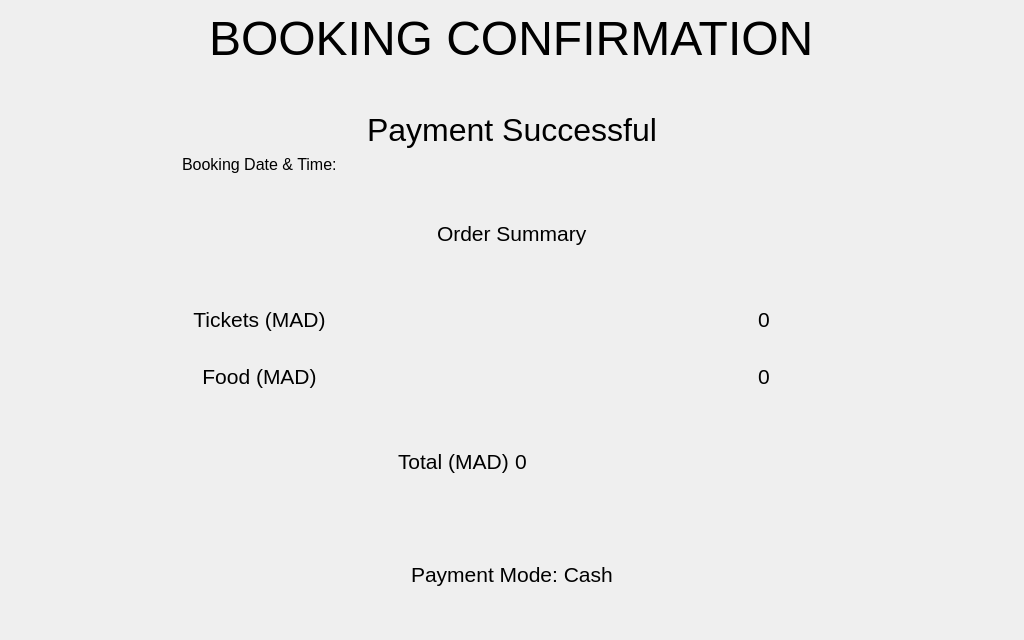
<?xml version="1.0" encoding="UTF-8"?>
<ui version="4.0">
 <class>Finish</class>
 <widget class="QDialog" name="Finish">
  <property name="geometry">
   <rect>
    <x>0</x>
    <y>0</y>
    <width>1024</width>
    <height>640</height>
   </rect>
  </property>
  <property name="windowTitle">
   <string>Order Summary</string>
  </property>
  <property name="layoutDirection">
   <enum>Qt::LeftToRight</enum>
  </property>
  <layout class="QVBoxLayout" name="verticalLayout">
   <item>
    <layout class="QVBoxLayout" name="verticalLayout_2">
     <item alignment="Qt::AlignHCenter">
      <widget class="QLabel" name="label">
       <property name="text">
        <string>&lt;html&gt;&lt;head/&gt;&lt;body&gt;&lt;p&gt;&lt;span style=&quot; font-size:36pt;&quot;&gt;BOOKING CONFIRMATION&lt;/span&gt;&lt;/p&gt;&lt;p&gt;&lt;br/&gt;&lt;/p&gt;&lt;/body&gt;&lt;/html&gt;</string>
       </property>
      </widget>
     </item>
     <item alignment="Qt::AlignHCenter">
      <widget class="QLabel" name="label_2">
       <property name="text">
        <string>&lt;html&gt;&lt;head/&gt;&lt;body&gt;&lt;p&gt;&lt;span style=&quot; font-size:24pt;&quot;&gt;Payment Successful&lt;/span&gt;&lt;/p&gt;&lt;/body&gt;&lt;/html&gt;</string>
       </property>
      </widget>
     </item>
     <item>
      <layout class="QHBoxLayout" name="horizontalLayout">
       <item alignment="Qt::AlignHCenter">
        <widget class="QLabel" name="label_3">
         <property name="font">
          <font>
           <pointsize>12</pointsize>
          </font>
         </property>
         <property name="text">
          <string>&lt;html&gt;&lt;head/&gt;&lt;body&gt;&lt;p&gt;&lt;span style=&quot; font-size:12pt;&quot;&gt;Booking Date &amp;amp; Time:&lt;/span&gt;&lt;/p&gt;&lt;/body&gt;&lt;/html&gt;</string>
         </property>
        </widget>
       </item>
       <item alignment="Qt::AlignHCenter">
        <widget class="QLabel" name="label_time">
         <property name="font">
          <font>
           <pointsize>12</pointsize>
          </font>
         </property>
         <property name="text">
          <string/>
         </property>
        </widget>
       </item>
      </layout>
     </item>
    </layout>
   </item>
   <item alignment="Qt::AlignHCenter">
    <widget class="QLabel" name="label_5">
     <property name="text">
      <string>&lt;html&gt;&lt;head/&gt;&lt;body&gt;&lt;p&gt;&lt;span style=&quot; font-size:16pt;&quot;&gt;Order Summary&lt;/span&gt;&lt;/p&gt;&lt;/body&gt;&lt;/html&gt;</string>
     </property>
    </widget>
   </item>
   <item>
    <layout class="QGridLayout" name="gridLayout">
     <item row="1" column="0" alignment="Qt::AlignHCenter">
      <widget class="QLabel" name="label_8">
       <property name="font">
        <font>
         <pointsize>16</pointsize>
        </font>
       </property>
       <property name="text">
        <string>Food (MAD)</string>
       </property>
       <property name="alignment">
        <set>Qt::AlignCenter</set>
       </property>
      </widget>
     </item>
     <item row="0" column="0" alignment="Qt::AlignHCenter">
      <widget class="QLabel" name="label_7">
       <property name="font">
        <font>
         <pointsize>16</pointsize>
        </font>
       </property>
       <property name="text">
        <string>Tickets (MAD)</string>
       </property>
       <property name="alignment">
        <set>Qt::AlignCenter</set>
       </property>
      </widget>
     </item>
     <item row="0" column="1" alignment="Qt::AlignHCenter">
      <widget class="QLabel" name="label_ticketCost">
       <property name="font">
        <font>
         <pointsize>16</pointsize>
        </font>
       </property>
       <property name="text">
        <string>0</string>
       </property>
      </widget>
     </item>
     <item row="1" column="1" alignment="Qt::AlignHCenter">
      <widget class="QLabel" name="label_foodCost">
       <property name="font">
        <font>
         <pointsize>16</pointsize>
        </font>
       </property>
       <property name="text">
        <string>0</string>
       </property>
      </widget>
     </item>
    </layout>
   </item>
   <item>
    <layout class="QHBoxLayout" name="horizontalLayout_2">
     <item alignment="Qt::AlignRight">
      <widget class="QLabel" name="label_13">
       <property name="text">
        <string>&lt;html&gt;&lt;head/&gt;&lt;body&gt;&lt;p&gt;&lt;span style=&quot; font-size:16pt;&quot;&gt;Total (MAD)&lt;/span&gt;&lt;/p&gt;&lt;/body&gt;&lt;/html&gt;</string>
       </property>
      </widget>
     </item>
     <item>
      <widget class="QLabel" name="label_totalCost">
       <property name="font">
        <font>
         <pointsize>16</pointsize>
        </font>
       </property>
       <property name="text">
        <string>0</string>
       </property>
      </widget>
     </item>
    </layout>
   </item>
   <item>
    <layout class="QHBoxLayout" name="horizontalLayout_3">
     <item alignment="Qt::AlignHCenter">
      <widget class="QLabel" name="label_14">
       <property name="layoutDirection">
        <enum>Qt::LeftToRight</enum>
       </property>
       <property name="locale">
        <locale language="English" country="UnitedStates"/>
       </property>
       <property name="text">
        <string>&lt;html&gt;&lt;head/&gt;&lt;body&gt;&lt;p&gt;&lt;span style=&quot; font-size:16pt;&quot;&gt;Payment Mode: Cash&lt;/span&gt;&lt;/p&gt;&lt;/body&gt;&lt;/html&gt;</string>
       </property>
      </widget>
     </item>
    </layout>
   </item>
  </layout>
 </widget>
 <resources/>
 <connections/>
</ui>
